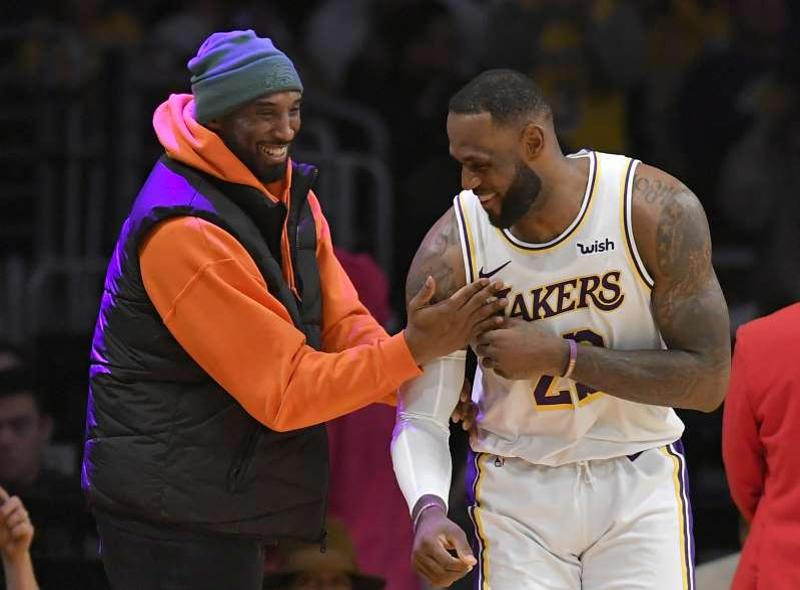
%> input picture Section 2 images/kobe.jpeg, 800 x 590 px
$ octave P2_2.m   (GNU Octave 9; MATLAB toolbox functions it lacks are replaced by stand-ins)
%> lines starting %> are read from the running program, lines starting %| are printed output that depends on the picture
avg_moving=[0.1111 0.1111 0.1111;0.1111 0.1111 0.1111;0.1111 0.1111 0.1111];
gauss=[0.0113 0.0838 0.0113;0.0838 0.6193 0.0838;0.0113 0.1111 0.0113];
kobe=imread('kobe.jpeg');
%> kobe is the input picture: size 590x800x3 uint8; mean R, G, B 86.6, 62.1, 58.4
x=imresize(kobe,1/5);
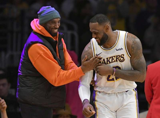
%> x: size 118x160x3 uint8; mean R, G, B 86.6, 62.1, 58.4
y=imresize(x,5,'nearest');
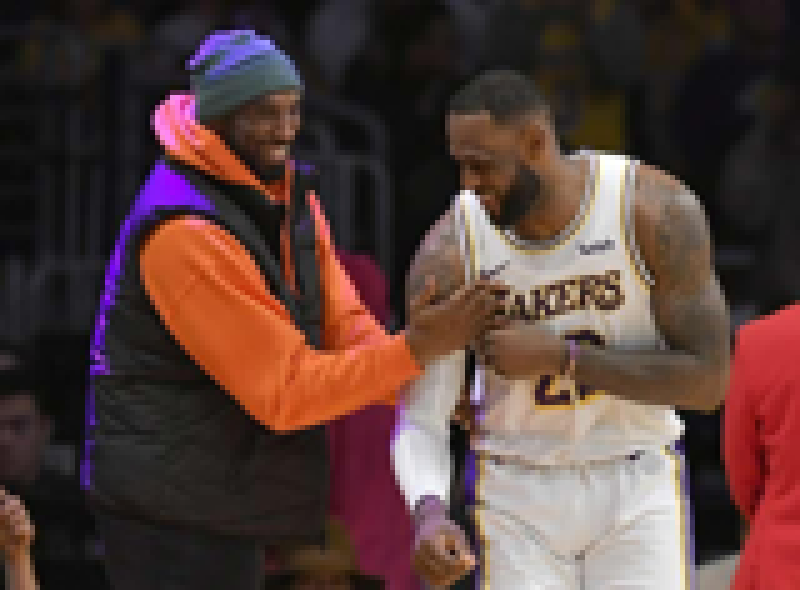
%> y: size 590x800x3 uint8; mean R, G, B 86.6, 62.1, 58.4; mean of the top-left, top-right, bottom-left and bottom-right quarters 47.2, 58.3, 50.1, 120.5
R=y(:,:,1);
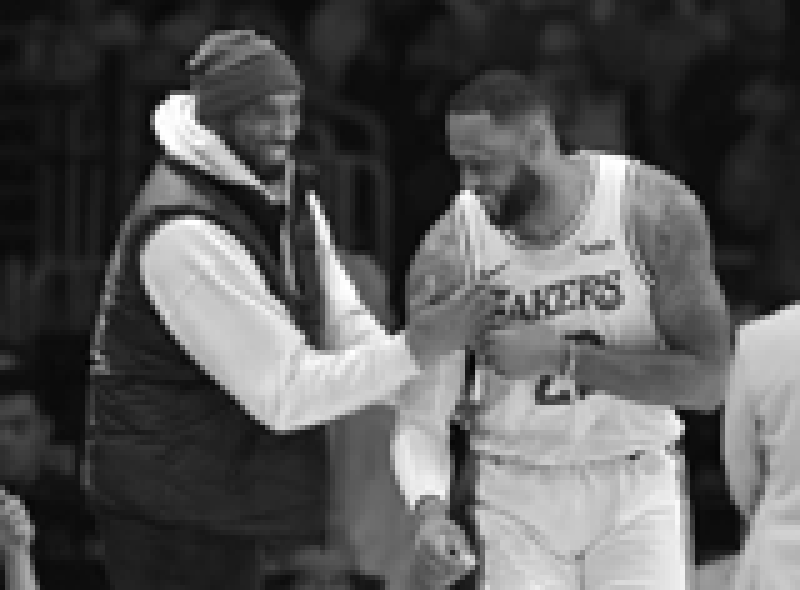
%> R: size 590x800 uint8; min 3, max 255, mean 86.6
G=y(:,:,2);
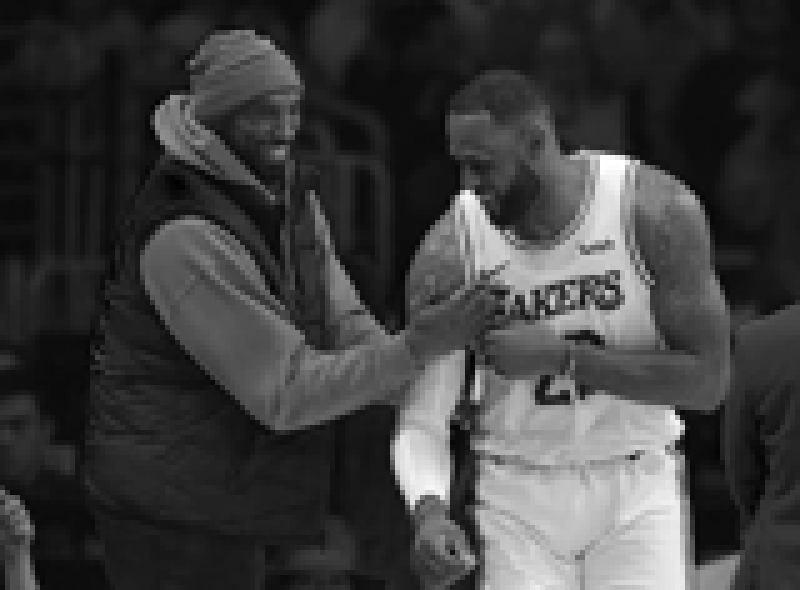
%> G: size 590x800 uint8; min 1, max 255, mean 62.1
B=y(:,:,3);
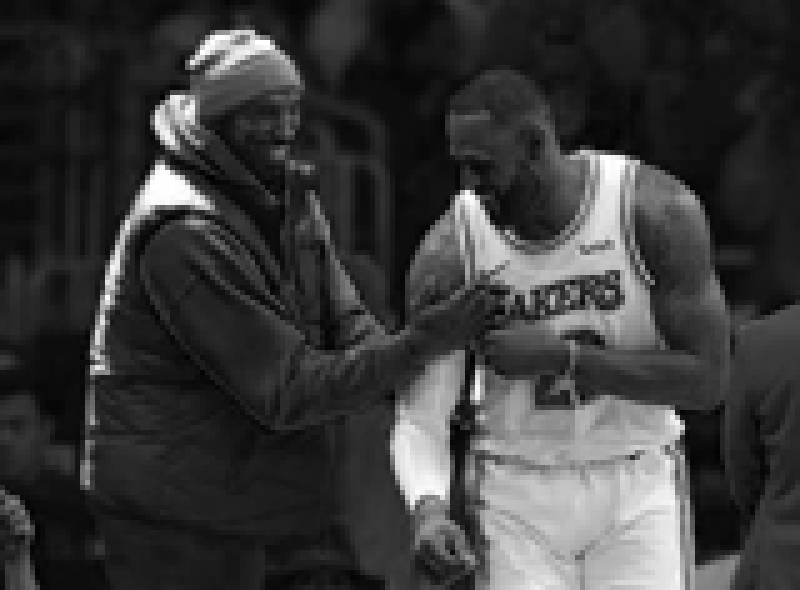
%> B: size 590x800 uint8; min 1, max 255, mean 58.4
a1=uint8(conv2(R,avg_moving));a2=uint8(conv2(G,avg_moving));a3=uint8(conv2(B,avg_moving));
b1=uint8(conv2(R,gauss));b2=uint8(conv2(G,gauss));b3=uint8(conv2(B,gauss));
A=cat(3,a1,a2,a3);  %qualify with avg moving kernel
B=cat(3,b1,b2,b3);  %qualify with guassian kernel
%> B: size 592x802x3 uint8
        %% Showing the images
figure(1)  %resized 1/5 image
imshow(x);
figure(2)  %reconstructed image
imshow(y);
figure(3)  %avg moving
imshow(A)
figure(4)  %gauss
imshow(B);

$ run again, with Section 2 images/house.jpg copied over Section 2 images/kobe.jpeg
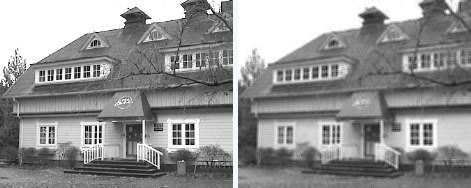
%> input picture Section 2 images/house.jpg, 471 x 188 px
%> kobe is the input picture: size 188x471x3 uint8; mean R, G, B 146.4, 146.4, 146.5
%> `a1=uint8(conv2(R,avg_moving))`:
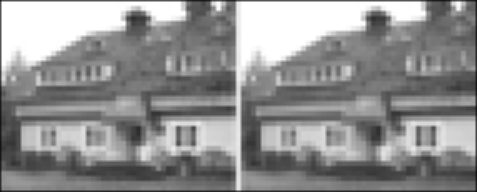
%> a1: size 192x477 uint8; min 11, max 255, mean 144.2
%> `b1=uint8(conv2(R,gauss))`:
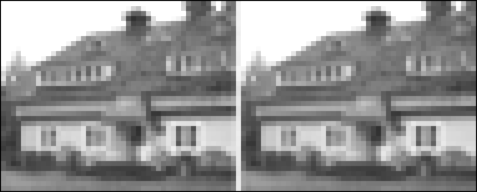
%> b1: size 192x477 uint8; min 1, max 255, mean 147.3
